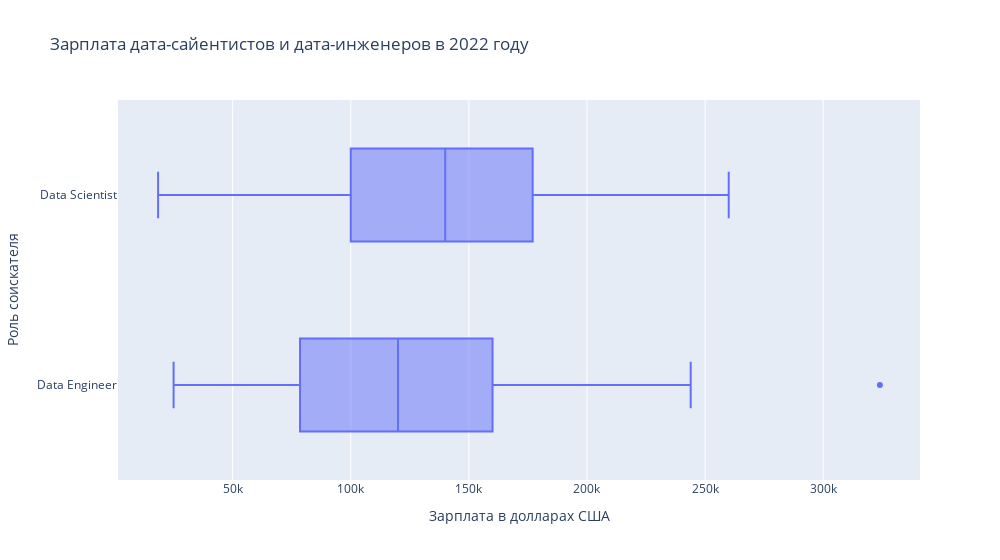

Source (notebook cell):
### Markdown cell above
### Зарплаты Data Scientist и Data Engineer в 2022 году

### Code cell
# Формируем "сокращенный" датасет
mask =  ((data['job_title'] == 'Data Scientist') | (data['job_title'] == 'Data Engineer')) & (data['work_year'] == 2022) 
data_2022 = data[mask] 

fig_2=px.box(data_2022, x='salary_in_usd', y='job_title', 
             width = 1000,
             labels = {'salary_in_usd': 'Зарплата в долларах США', 'job_title': 'Роль соискателя'},
             title='Зарплата дата-сайентистов и дата-инженеров в 2022 году')
fig_2.show()

### Figure 1 — Plotly figure (JSON) as saved in the notebook; plotly's stock layout.template omitted (floating-point values rounded to 4 significant figures; data arrays with more than 128 entries replaced by an {"elided": "..."} marker saying what was removed)
{"data": [{"alignmentgroup": "True", "hovertemplate": "Зарплата в долларах США=%{x}<br>Роль соискателя=%{y}<extra></extra>", "legendgroup": "", "marker": {"color": "#636efa"}, "name": "", "notched": false, "offsetgroup": "", "orientation": "h", "showlegend": false, "type": "box", "x": {"elided": "166 int values"}, "x0": " ", "xaxis": "x", "y": {"elided": "166 str values"}, "y0": " ", "yaxis": "y"}], "layout": {"boxmode": "group", "legend": {"tracegroupgap": 0}, "title": {"text": "Зарплата дата-сайентистов и дата-инженеров в 2022 году"}, "width": 1000, "xaxis": {"anchor": "y", "domain": [0, 1], "title": {"text": "Зарплата в долларах США"}}, "yaxis": {"anchor": "x", "domain": [0, 1], "title": {"text": "Роль соискателя"}}}}
